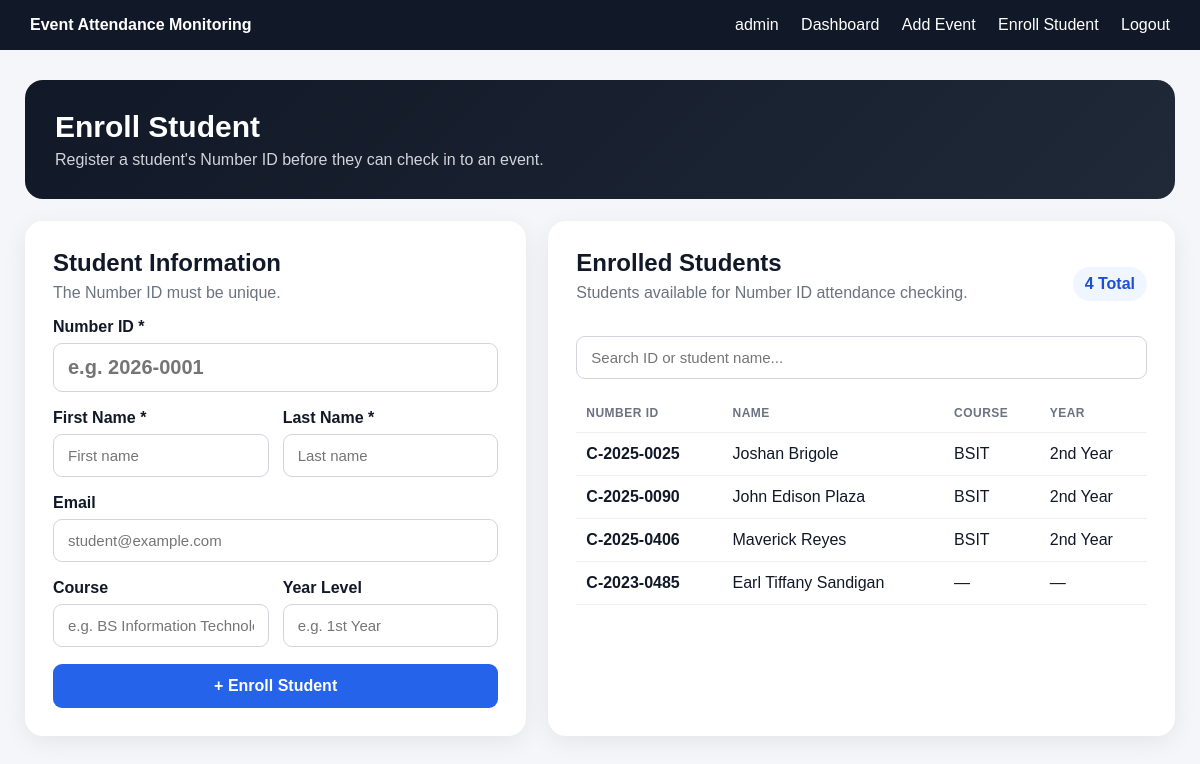
/enroll-student/ (signed in), run on the app's committed database.
### attendance/models.py (models this page shows, shortened)
class Attendee(models.Model):
    number_id = models.CharField(max_length=50, unique=True)
    first_name = models.CharField(max_length=100)
    last_name = models.CharField(max_length=100)
    email = models.EmailField(blank=True)
    course = models.CharField(max_length=100, blank=True)
    year_level = models.CharField(max_length=50, blank=True)

### attendance/views.py (the view)
# urls.py: path("enroll-student/", views.enroll_student, name="enroll_student"),
@login_required
def enroll_student(request):
    if request.method == "POST":
        form = AttendeeForm(request.POST)
        if form.is_valid():
            attendee = form.save()
            return redirect("enroll_student")
    else:
        form = AttendeeForm()
    attendees = Attendee.objects.order_by("last_name", "first_name")[:50]
    return render(
        request,
        "attendance/enroll_student.html",
        {
            "form": form,
            "attendees": attendees,
            "total_students": Attendee.objects.count(),
        },
    )

### attendance/templates/attendance/enroll_student.html (shortened to what this page needs)
{% extends "attendance/base.html" %}
{% block content %}
<div class="page">
    <div class="hero">
        <h1>Enroll Student</h1>
        <p>Register a student's Number ID before they can check in to an event.</p>
    </div>
    <div class="grid">
        <section class="card">
            <h2>Student Information</h2>
            <p class="muted">The Number ID must be unique.</p>
            <form method="post">
                <div class="field">
                    <label for="{{ form.number_id.id_for_label }}">Number ID *</label>
                    {{ form.number_id }}
                </div>
                <div class="two">
                    <div class="field">
                        <label for="{{ form.first_name.id_for_label }}">First Name *</label>
                        {{ form.first_name }}
                    </div>
                    <div class="field">
                        <label for="{{ form.last_name.id_for_label }}">Last Name *</label>
                        {{ form.last_name }}
                    </div>
                </div>
                <div class="field">
                    <label for="{{ form.email.id_for_label }}">Email</label>
                    {{ form.email }}
                </div>
                <div class="two">
                    <div class="field">
                        <label for="{{ form.course.id_for_label }}">Course</label>
                        {{ form.course }}
                    </div>
                    <div class="field">
                        <label for="{{ form.year_level.id_for_label }}">Year Level</label>
                        {{ form.year_level }}
                    </div>
                </div>
                <button class="save" type="submit">+ Enroll Student</button>
            </form>
        </section>
        <section class="card">
            <div class="summary">
                <div>
                    <h2>Enrolled Students</h2>
                    <p class="muted">Students available for Number ID attendance checking.</p>
                </div>
                <span class="count">{{ total_students }} Total</span>
            </div>
            <input id="studentSearch" class="form-input search" type="search" placeholder="Search ID or student name..." autocomplete="off">
            <div class="table-wrap">
                <table>
                    <thead>
                        <tr>
                            <th>Number ID</th>
                            <th>Name</th>
                            <th>Course</th>
                            <th>Year</th>
                        </tr>
                    </thead>
                    <tbody id="studentTable">
                        {% for student in attendees %}
                        <tr>
                            <td class="student-id">{{ student.number_id }}</td>
                            <td>{{ student.first_name }} {{ student.last_name }}</td>
                            <td>{{ student.course|default:"—" }}</td>
                            <td>{{ student.year_level|default:"—" }}</td>
                        </tr>
                        {% empty %}
                        <tr><td class="empty" colspan="4">No students enrolled yet.</td></tr>
                        {% endfor %}
                    </tbody>
                </table>
            </div>
        </section>
    </div>
</div>
{% endblock %}

### attendance/templates/attendance/base.html (shortened to what this page needs)
{% load static %}
<!DOCTYPE html>
<html lang="en">
<head>
</head>
<body>
<nav>
    <strong>Event Attendance Monitoring</strong>
    <div>
        {% if user.is_authenticated %}
            <span>{{ user.username }}</span>
            <a href="{% url 'dashboard' %}">Dashboard</a>
            <a href="{% url 'add_event' %}">Add Event</a>
            <a href="{% url 'enroll_student' %}">Enroll Student</a>
            <form method="post"
                  action="{% url 'logout' %}"
                  style="display:inline;margin-left:18px;">
                <button
                    type="submit"
                    style="background:none;border:0;color:white;cursor:pointer;font:inherit;padding:0;"
                >
                    Logout
                </button>
            </form>
        {% endif %}
    </div>
</nav>
<div class="container">
    {% block content %}
    {% endblock %}
</div>
</body>
</html>

### attendance/templates/attendance/base.html (style rules this page uses)
* { box-sizing: border-box; }
body { margin: 0; font-family: Arial, sans-serif; background: #f4f6f9; color: #111827; }
nav { background: #111827; padding: 16px 30px; color: white; display: flex; justify-content: space-between; align-items: center; }
nav a { color: white; text-decoration: none; margin-left: 18px; }
.container { max-width: 1200px; margin: 30px auto; padding: 0 20px; }

### attendance/templates/attendance/enroll_student.html (style rules this page uses)
.page { max-width: 1150px; margin: 0 auto; }
.hero { background: linear-gradient(135deg, #111827, #1f2937); color: white; padding: 30px; border-radius: 18px; margin-bottom: 22px; }
.hero h1 { margin: 0 0 7px; font-size: 30px; }
.hero p { margin: 0; color: #d1d5db; }
.grid { display: grid; grid-template-columns: minmax(0, 1fr) minmax(0, 1.25fr); gap: 22px; }
.card { background: white; border-radius: 18px; padding: 28px; box-shadow: 0 6px 24px rgba(0,0,0,.07); }
.card h2 { margin: 0 0 7px; }
.muted { color: #6b7280; margin-top: 0; }
.field { margin-bottom: 17px; }
.field label { display:block; font-weight:700; margin-bottom:7px; }
.form-input { width:100%; padding:12px 14px; border:1px solid #d1d5db; border-radius:9px; font-size:15px; outline:none; }
.id-field { font-size:20px; font-weight:700; }
.two { display:grid; grid-template-columns:1fr 1fr; gap:14px; }
.save { width:100%; border:0; border-radius:9px; padding:13px 18px; background:#2563eb; color:white; font-size:16px; font-weight:700; cursor:pointer; }
.summary { display:flex; align-items:center; justify-content:space-between; margin-bottom:18px; }
.count { background:#eff6ff; color:#1d4ed8; padding:8px 12px; border-radius:999px; font-weight:700; }
.search { margin-bottom:15px; }
.table-wrap { overflow-x:auto; }
table { width:100%; border-collapse:collapse; }
th, td { padding:12px 10px; border-bottom:1px solid #eef0f3; text-align:left; white-space:nowrap; }
th { color:#6b7280; font-size:12px; text-transform:uppercase; letter-spacing:.04em; }
.student-id { font-weight:800; color:#111827; }

### data on the page
Attendee: number_id "C-2025-0025", first_name "Joshan", last_name "Brigole", course "BSIT", year_level "2nd Year"
Attendee: number_id "C-2025-0090", first_name "John Edison", last_name "Plaza", course "BSIT", year_level "2nd Year"
Attendee: number_id "C-2025-0406", first_name "Maverick", last_name "Reyes", course "BSIT", year_level "2nd Year"
Attendee: number_id "C-2023-0485", first_name "Earl Tiffany", last_name "Sandigan", course "—", year_level "—"

### other printed values
{{ user.username }} "admin"
{{ total_students }} "4"
